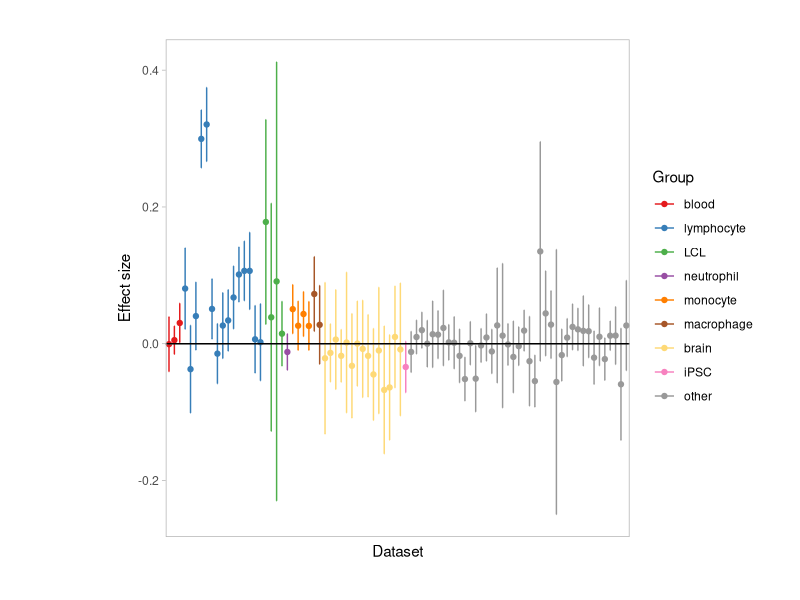

Write R code to recreate this figure.
library(tidyverse)
library(ggplot2)
library(data.table)

ontology_map = readr::read_tsv("../../../ontology_mappings/tissue_ontology_mapping.tsv")
friendly_names = readr::read_tsv("../../../ontology_mappings/friendly_names.tsv") %>%
  dplyr::select(tissue_ontology_id, tissue_label)
ontology_map$study[c(1,2,3)] = c("BLUEPRINT_SE", "BLUEPRINT_SE", "BLUEPRINT_PE")
ontology_map <- ontology_map %>% dplyr::mutate(study_qtlgroup = paste0(study, ".", qtl_group)) %>%
  dplyr::left_join(friendly_names) %>%
  dplyr::mutate(sample_class = ifelse(tissue_label %like% "brain", "brain", "other")) %>%
  dplyr::mutate(sample_class = ifelse(tissue_label %like% "LCL", "LCL", sample_class)) %>%
  dplyr::mutate(sample_class = ifelse(tissue_label %like% "monocyte", "monocyte", sample_class)) %>%
  dplyr::mutate(sample_class = ifelse(tissue_label %like% "macrophage", "macrophage", sample_class)) %>%
  dplyr::mutate(sample_class = ifelse(tissue_label %like% "blood", "blood", sample_class)) %>%
  dplyr::mutate(sample_class = ifelse(tissue_label %like% "neutrophil", "neutrophil", sample_class)) %>%
  dplyr::mutate(sample_class = ifelse(tissue_ontology_id %in% c("CL_0000236","CL_0002677","CL_0002678","CL_0000624","CL_0000625","CL_0000623","CL_0000899","CL_0000546","CL_0000545","CL_0000899","CL_0002038","CL_0000084"), "lymphocyte", sample_class)) %>%
  dplyr::mutate(sample_class = ifelse(tissue_label %like% "iPSC", "iPSC", sample_class))

fct_levels = c("blood","lymphocyte","LCL","neutrophil","monocyte","macrophage","brain","iPSC","other")
ontology_map = dplyr::mutate(ontology_map, tissue_fct = factor(sample_class, levels = fct_levels))
# place immune t-cells together
ontology_map = ontology_map %>% dplyr::mutate(dummy = ifelse(qtl_group %like% "anti", "ANTI", tissue_label), 
                                              tissue_label = ifelse(qtl_group %like% "anti", paste(tissue_label, "(anti-CD3-CD28)"), tissue_label))
# place quach monocyte and nedelec macrophage together because they load on one factor
ontology_map = ontology_map %>% dplyr::mutate(dummy = ifelse(study_qtlgroup == "Quach_2016.monocyte_naive", "z-monocyte", dummy))
ontology_map = ontology_map %>% dplyr::mutate(dummy = ifelse(study_qtlgroup == "Nedelec_2016.macrophage_naive", "a-macrophage", dummy))
# sort studies
ontology_map = ontology_map %>% dplyr::arrange(tissue_fct, dummy, study)
ontology_map = ontology_map %>% dplyr::mutate(heatmap_label = paste(study, tissue_label, sep=" "))

# remove stimulated datasets
datasets = ontology_map$study_qtlgroup
datasets = !(datasets %like% "IFNg" | 
               datasets %like% "Salmonella" | 
               datasets %like% "Listeria" | 
               datasets %like% "IAV" | 
               datasets %like% "Pam3CSK4" | 
               datasets %like% "LPS" | 
               datasets %like% "R848")
ontology_map = ontology_map[datasets,]

# read effects data for the RBMS1 gene
effects = readr::read_tsv("rbms1_effects.tsv")
eqtl = effects %>% dplyr::filter(eqtl_id == "chr2_160430631_G_A.ENSG00000153250")

# function to extract beta, se and replace NA if needed
effects_to_matricies = function(effects, replace_na_with = FALSE){
  effects_matrix <- dplyr::select(effects, ends_with('.beta')) %>% 
    dplyr::rename_all(function(x) {sub(".beta", "", x)})
  errors_matrix <- dplyr::select(effects, ends_with('.se')) %>% 
    dplyr::rename_all(function(x){sub(".se", "", x)})
  
  effects_matrix <- as.matrix(effects_matrix)
  errors_matrix <- as.matrix(errors_matrix)
  
  missing_values <- which(is.na(effects_matrix), arr.ind=TRUE)
  if(replace_na_with == "mean"){
    effects_matrix[missing_values] <- rowMeans(effects_matrix, na.rm=TRUE)[missing_values[,1]]
    errors_matrix[missing_values] <- rowMeans(errors_matrix, na.rm=TRUE)[missing_values[,1]]
  }else if(replace_na_with == "zero"){
    effects_matrix[missing_values] <-  0
    errors_matrix[missing_values] <- 1
  }
  return(list(beta=effects_matrix, se=errors_matrix))
}

data = effects_to_matricies(eqtl)
effect = tibble(beta = data$beta[1,], qtl_group = names(data$beta[1,]), se=data$se[1,])
# calculate 95% confidence interval
conf.level = 0.95
ci.value <- -qnorm( ( 1 - conf.level ) / 2 )
effect = mutate(effect, interval = ci.value * se) %>% 
  mutate(qtl_group = gsub(pattern = "GTExV8", replacement = "GTEx", x = qtl_group))


colors = c("#e41a1c","#377eb8","#4daf4a","#984ea3","#ff7f00","#a65628","#fed976","#f781bf","#999999")
names(colors) = c("blood","lymphocyte","LCL","neutrophil","monocyte","macrophage","brain","iPSC","other")

effect = dplyr::inner_join(ontology_map[c("heatmap_label", "study_qtlgroup", "tissue_fct")], effect, by = c("study_qtlgroup"="qtl_group"))
effect = effect %>% dplyr::mutate(study_qtlgroup=factor(study_qtlgroup, levels=study_qtlgroup))
plt = ggplot(effect, aes(x = study_qtlgroup, y = beta, ymin = beta - interval, ymax = beta + interval, colour=tissue_fct)) + 
  geom_point() + 
  geom_hline(yintercept=0, colour="grey") + 
  geom_errorbar(width = 0.1) + 
  scale_color_manual(values=colors, name="Group")+
  scale_x_discrete(labels = effect$heatmap_label) + 
  xlab("Dataset") + 
  ylab("Effect size") +
  theme_light() +
  theme(axis.text.x = element_blank(),
        axis.ticks.x = element_blank(),
        plot.margin = margin(1, 1, 1, 3, "cm"),panel.grid = element_blank(),)+
  geom_hline(yintercept = 0)
ggsave("RBMS1_effects.pdf", plt, width = 10, height = 3.3)
